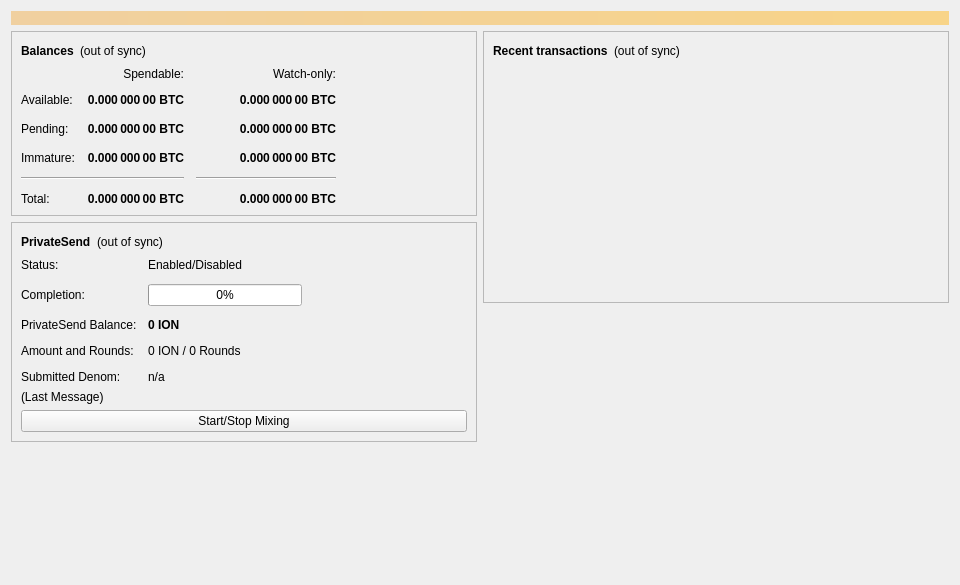
<?xml version="1.0" encoding="UTF-8"?>
<ui version="4.0">
 <class>OverviewPage</class>
 <widget class="QWidget" name="OverviewPage">
  <property name="geometry">
   <rect>
    <x>0</x>
    <y>0</y>
    <width>960</width>
    <height>585</height>
   </rect>
  </property>
  <property name="minimumSize">
   <size>
    <width>960</width>
    <height>0</height>
   </size>
  </property>
  <property name="windowTitle">
   <string>Form</string>
  </property>
  <layout class="QVBoxLayout" name="topLayout">
   <item>
    <widget class="QLabel" name="labelAlerts">
     <property name="visible">
      <bool>false</bool>
     </property>
     <property name="styleSheet">
      <string notr="true">QLabel { background-color: qlineargradient(x1: 0, y1: 0, x2: 1, y2: 0, stop:0 #F0D0A0, stop:1 #F8D488); color:#000000; }</string>
     </property>
     <property name="wordWrap">
      <bool>true</bool>
     </property>
     <property name="margin">
      <number>3</number>
     </property>
     <property name="textInteractionFlags">
      <set>Qt::TextSelectableByMouse</set>
     </property>
    </widget>
   </item>
   <item>
    <layout class="QHBoxLayout" name="horizontalLayout" stretch="1,1">
     <item>
      <layout class="QVBoxLayout" name="verticalLayout_2">
       <item>
        <widget class="QFrame" name="frame">
         <property name="frameShape">
          <enum>QFrame::StyledPanel</enum>
         </property>
         <property name="frameShadow">
          <enum>QFrame::Raised</enum>
         </property>
         <layout class="QVBoxLayout" name="verticalLayout_4">
          <item>
           <layout class="QHBoxLayout" name="horizontalLayout_4">
            <item>
             <widget class="QLabel" name="label_5">
              <property name="font">
               <font>
                <weight>75</weight>
                <bold>true</bold>
               </font>
              </property>
              <property name="text">
               <string>Balances</string>
              </property>
             </widget>
            </item>
            <item>
             <widget class="QLabel" name="labelWalletStatus">
              <property name="toolTip">
               <string>The displayed information may be out of date. Your wallet automatically synchronizes with the Ion network after a connection is established, but this process has not completed yet.</string>
              </property>
              <property name="text">
               <string notr="true">(out of sync)</string>
              </property>
              <property name="alignment">
               <set>Qt::AlignLeading|Qt::AlignLeft|Qt::AlignVCenter</set>
              </property>
             </widget>
            </item>
            <item>
             <spacer name="horizontalSpacer_3">
              <property name="orientation">
               <enum>Qt::Horizontal</enum>
              </property>
              <property name="sizeHint" stdset="0">
               <size>
                <width>40</width>
                <height>20</height>
               </size>
              </property>
             </spacer>
            </item>
           </layout>
          </item>
          <item>
           <layout class="QGridLayout" name="gridLayout">
            <property name="spacing">
             <number>12</number>
            </property>
            <item row="2" column="2">
             <widget class="QLabel" name="labelWatchPending">
              <property name="font">
               <font>
                <weight>75</weight>
                <bold>true</bold>
               </font>
              </property>
              <property name="cursor">
               <cursorShape>IBeamCursor</cursorShape>
              </property>
              <property name="toolTip">
               <string>Unconfirmed transactions to watch-only addresses</string>
              </property>
              <property name="text">
               <string notr="true">0.000 000 00 BTC</string>
              </property>
              <property name="alignment">
               <set>Qt::AlignRight|Qt::AlignTrailing|Qt::AlignVCenter</set>
              </property>
              <property name="textInteractionFlags">
               <set>Qt::LinksAccessibleByMouse|Qt::TextSelectableByKeyboard|Qt::TextSelectableByMouse</set>
              </property>
             </widget>
            </item>
            <item row="2" column="1">
             <widget class="QLabel" name="labelUnconfirmed">
              <property name="font">
               <font>
                <weight>75</weight>
                <bold>true</bold>
               </font>
              </property>
              <property name="cursor">
               <cursorShape>IBeamCursor</cursorShape>
              </property>
              <property name="toolTip">
               <string>Total of transactions that have yet to be confirmed, and do not yet count toward the spendable balance</string>
              </property>
              <property name="text">
               <string notr="true">0.000 000 00 BTC</string>
              </property>
              <property name="alignment">
               <set>Qt::AlignRight|Qt::AlignTrailing|Qt::AlignVCenter</set>
              </property>
              <property name="textInteractionFlags">
               <set>Qt::LinksAccessibleByMouse|Qt::TextSelectableByKeyboard|Qt::TextSelectableByMouse</set>
              </property>
             </widget>
            </item>
            <item row="3" column="2">
             <widget class="QLabel" name="labelWatchImmature">
              <property name="font">
               <font>
                <weight>75</weight>
                <bold>true</bold>
               </font>
              </property>
              <property name="cursor">
               <cursorShape>IBeamCursor</cursorShape>
              </property>
              <property name="toolTip">
               <string>Mined balance in watch-only addresses that has not yet matured</string>
              </property>
              <property name="text">
               <string notr="true">0.000 000 00 BTC</string>
              </property>
              <property name="alignment">
               <set>Qt::AlignRight|Qt::AlignTrailing|Qt::AlignVCenter</set>
              </property>
              <property name="textInteractionFlags">
               <set>Qt::LinksAccessibleByMouse|Qt::TextSelectableByKeyboard|Qt::TextSelectableByMouse</set>
              </property>
             </widget>
            </item>
            <item row="4" column="0" colspan="2">
             <widget class="Line" name="lineSpendableBalance">
              <property name="orientation">
               <enum>Qt::Horizontal</enum>
              </property>
             </widget>
            </item>
            <item row="4" column="2">
             <widget class="Line" name="lineWatchBalance">
              <property name="sizePolicy">
               <sizepolicy hsizetype="Preferred" vsizetype="Fixed">
                <horstretch>0</horstretch>
                <verstretch>0</verstretch>
               </sizepolicy>
              </property>
              <property name="minimumSize">
               <size>
                <width>140</width>
                <height>0</height>
               </size>
              </property>
              <property name="orientation">
               <enum>Qt::Horizontal</enum>
              </property>
             </widget>
            </item>
            <item row="5" column="0">
             <widget class="QLabel" name="labelTotalText">
              <property name="text">
               <string>Total:</string>
              </property>
             </widget>
            </item>
            <item row="3" column="1">
             <widget class="QLabel" name="labelImmature">
              <property name="font">
               <font>
                <weight>75</weight>
                <bold>true</bold>
               </font>
              </property>
              <property name="cursor">
               <cursorShape>IBeamCursor</cursorShape>
              </property>
              <property name="toolTip">
               <string>Mined balance that has not yet matured</string>
              </property>
              <property name="text">
               <string notr="true">0.000 000 00 BTC</string>
              </property>
              <property name="alignment">
               <set>Qt::AlignRight|Qt::AlignTrailing|Qt::AlignVCenter</set>
              </property>
              <property name="textInteractionFlags">
               <set>Qt::LinksAccessibleByMouse|Qt::TextSelectableByKeyboard|Qt::TextSelectableByMouse</set>
              </property>
             </widget>
            </item>
            <item row="2" column="3">
             <spacer name="horizontalSpacer_2">
              <property name="orientation">
               <enum>Qt::Horizontal</enum>
              </property>
              <property name="sizeHint" stdset="0">
               <size>
                <width>40</width>
                <height>20</height>
               </size>
              </property>
             </spacer>
            </item>
            <item row="3" column="0">
             <widget class="QLabel" name="labelImmatureText">
              <property name="text">
               <string>Immature:</string>
              </property>
             </widget>
            </item>
            <item row="5" column="1">
             <widget class="QLabel" name="labelTotal">
              <property name="font">
               <font>
                <weight>75</weight>
                <bold>true</bold>
               </font>
              </property>
              <property name="cursor">
               <cursorShape>IBeamCursor</cursorShape>
              </property>
              <property name="toolTip">
               <string>Your current total balance</string>
              </property>
              <property name="text">
               <string notr="true">0.000 000 00 BTC</string>
              </property>
              <property name="alignment">
               <set>Qt::AlignRight|Qt::AlignTrailing|Qt::AlignVCenter</set>
              </property>
              <property name="textInteractionFlags">
               <set>Qt::LinksAccessibleByMouse|Qt::TextSelectableByKeyboard|Qt::TextSelectableByMouse</set>
              </property>
             </widget>
            </item>
            <item row="5" column="2">
             <widget class="QLabel" name="labelWatchTotal">
              <property name="font">
               <font>
                <weight>75</weight>
                <bold>true</bold>
               </font>
              </property>
              <property name="cursor">
               <cursorShape>IBeamCursor</cursorShape>
              </property>
              <property name="toolTip">
               <string>Current total balance in watch-only addresses</string>
              </property>
              <property name="text">
               <string notr="true">0.000 000 00 BTC</string>
              </property>
              <property name="alignment">
               <set>Qt::AlignRight|Qt::AlignTrailing|Qt::AlignVCenter</set>
              </property>
              <property name="textInteractionFlags">
               <set>Qt::LinksAccessibleByMouse|Qt::TextSelectableByKeyboard|Qt::TextSelectableByMouse</set>
              </property>
             </widget>
            </item>
            <item row="0" column="2">
             <widget class="QLabel" name="labelWatchonly">
              <property name="text">
               <string>Watch-only:</string>
              </property>
              <property name="alignment">
               <set>Qt::AlignRight|Qt::AlignTrailing|Qt::AlignVCenter</set>
              </property>
             </widget>
            </item>
            <item row="1" column="0">
             <widget class="QLabel" name="labelBalanceText">
              <property name="text">
               <string>Available:</string>
              </property>
             </widget>
            </item>
            <item row="1" column="1">
             <widget class="QLabel" name="labelBalance">
              <property name="font">
               <font>
                <weight>75</weight>
                <bold>true</bold>
               </font>
              </property>
              <property name="cursor">
               <cursorShape>IBeamCursor</cursorShape>
              </property>
              <property name="toolTip">
               <string>Your current spendable balance</string>
              </property>
              <property name="text">
               <string notr="true">0.000 000 00 BTC</string>
              </property>
              <property name="alignment">
               <set>Qt::AlignRight|Qt::AlignTrailing|Qt::AlignVCenter</set>
              </property>
              <property name="textInteractionFlags">
               <set>Qt::LinksAccessibleByMouse|Qt::TextSelectableByKeyboard|Qt::TextSelectableByMouse</set>
              </property>
             </widget>
            </item>
            <item row="1" column="2">
             <widget class="QLabel" name="labelWatchAvailable">
              <property name="font">
               <font>
                <weight>75</weight>
                <bold>true</bold>
               </font>
              </property>
              <property name="cursor">
               <cursorShape>IBeamCursor</cursorShape>
              </property>
              <property name="toolTip">
               <string>Your current balance in watch-only addresses</string>
              </property>
              <property name="text">
               <string notr="true">0.000 000 00 BTC</string>
              </property>
              <property name="alignment">
               <set>Qt::AlignRight|Qt::AlignTrailing|Qt::AlignVCenter</set>
              </property>
              <property name="textInteractionFlags">
               <set>Qt::LinksAccessibleByMouse|Qt::TextSelectableByKeyboard|Qt::TextSelectableByMouse</set>
              </property>
             </widget>
            </item>
            <item row="2" column="0">
             <widget class="QLabel" name="labelPendingText">
              <property name="text">
               <string>Pending:</string>
              </property>
             </widget>
            </item>
            <item row="0" column="1">
             <widget class="QLabel" name="labelSpendable">
              <property name="text">
               <string>Spendable:</string>
              </property>
              <property name="alignment">
               <set>Qt::AlignRight|Qt::AlignTrailing|Qt::AlignVCenter</set>
              </property>
             </widget>
            </item>
           </layout>
          </item>
         </layout>
        </widget>
       </item>
       <item>
        <widget class="QFrame" name="framePrivateSend">
         <property name="layoutDirection">
          <enum>Qt::LeftToRight</enum>
         </property>
         <property name="frameShape">
          <enum>QFrame::StyledPanel</enum>
         </property>
         <property name="frameShadow">
          <enum>QFrame::Raised</enum>
         </property>
         <layout class="QVBoxLayout" name="VerticalLayout_PS1">
          <item>
           <layout class="QHBoxLayout" name="horizontalLayout_5">
            <item>
             <widget class="QLabel" name="labelPrivateSendHeader">
              <property name="font">
               <font>
                <weight>75</weight>
                <bold>true</bold>
               </font>
              </property>
              <property name="text">
               <string>PrivateSend</string>
              </property>
             </widget>
            </item>
            <item>
             <widget class="QLabel" name="labelPrivateSendSyncStatus">
              <property name="toolTip">
               <string>The displayed information may be out of date. Your wallet automatically synchronizes with the Ion network after a connection is established, but this process has not completed yet.</string>
              </property>
              <property name="text">
               <string notr="true">(out of sync)</string>
              </property>
              <property name="alignment">
               <set>Qt::AlignLeading|Qt::AlignLeft|Qt::AlignVCenter</set>
              </property>
             </widget>
            </item>
            <item>
             <spacer name="horizontalSpacer_4">
              <property name="orientation">
               <enum>Qt::Horizontal</enum>
              </property>
              <property name="sizeHint" stdset="0">
               <size>
                <width>40</width>
                <height>20</height>
               </size>
              </property>
             </spacer>
            </item>
           </layout>
          </item>
          <item>
           <layout class="QFormLayout" name="privateSendFormLayout">
            <property name="fieldGrowthPolicy">
             <enum>QFormLayout::AllNonFixedFieldsGrow</enum>
            </property>
            <property name="horizontalSpacing">
             <number>11</number>
            </property>
            <property name="verticalSpacing">
             <number>12</number>
            </property>
            <item row="0" column="0">
             <widget class="QLabel" name="labelPrivateSendEnabledText">
              <property name="text">
               <string>Status:</string>
              </property>
             </widget>
            </item>
            <item row="0" column="1">
             <widget class="QLabel" name="labelPrivateSendEnabled">
              <property name="text">
               <string>Enabled/Disabled</string>
              </property>
             </widget>
            </item>
            <item row="1" column="0">
             <widget class="QLabel" name="labelCompletitionText">
              <property name="text">
               <string>Completion:</string>
              </property>
             </widget>
            </item>
            <item row="1" column="1">
             <widget class="QProgressBar" name="privateSendProgress">
              <property name="maximumSize">
               <size>
                <width>154</width>
                <height>16777215</height>
               </size>
              </property>
              <property name="value">
               <number>0</number>
              </property>
             </widget>
            </item>
            <item row="2" column="0">
             <widget class="QLabel" name="labelAnonymizedText">
              <property name="text">
               <string>PrivateSend Balance:</string>
              </property>
             </widget>
            </item>
            <item row="2" column="1">
             <widget class="QLabel" name="labelAnonymized">
              <property name="font">
               <font>
                <weight>75</weight>
                <bold>true</bold>
               </font>
              </property>
              <property name="text">
               <string notr="true">0 ION</string>
              </property>
             </widget>
            </item>
            <item row="3" column="0">
             <widget class="QLabel" name="labelAmountAndRoundsText">
              <property name="text">
               <string>Amount and Rounds:</string>
              </property>
             </widget>
            </item>
            <item row="3" column="1">
             <widget class="QLabel" name="labelAmountRounds">
              <property name="text">
               <string>0 ION / 0 Rounds</string>
              </property>
             </widget>
            </item>
            <item row="4" column="0">
             <widget class="QLabel" name="labelSubmittedDenomText">
              <property name="text">
               <string>Submitted Denom:</string>
              </property>
             </widget>
            </item>
            <item row="4" column="1">
             <widget class="QLabel" name="labelSubmittedDenom">
              <property name="toolTip">
               <string>The denominations you submitted to the Masternode.&lt;br&gt;To mix, other users must submit the exact same denominations.</string>
              </property>
              <property name="text">
               <string>n/a</string>
              </property>
             </widget>
            </item>
           </layout>
          </item>
          <item>
           <layout class="QVBoxLayout" name="VerticalLayout_PS">
            <item>
             <widget class="QLabel" name="labelPrivateSendLastMessage">
              <property name="text">
               <string>(Last Message)</string>
              </property>
              <property name="alignment">
               <set>Qt::AlignLeading|Qt::AlignLeft|Qt::AlignTop</set>
              </property>
              <property name="wordWrap">
               <bool>true</bool>
              </property>
             </widget>
            </item>
            <item>
             <widget class="QPushButton" name="togglePrivateSend">
              <property name="sizePolicy">
               <sizepolicy hsizetype="MinimumExpanding" vsizetype="Fixed">
                <horstretch>0</horstretch>
                <verstretch>0</verstretch>
               </sizepolicy>
              </property>
              <property name="text">
               <string>Start/Stop Mixing</string>
              </property>
             </widget>
            </item>
           </layout>
          </item>
         </layout>
        </widget>
       </item>
       <item>
        <spacer name="verticalSpacer">
         <property name="orientation">
          <enum>Qt::Vertical</enum>
         </property>
         <property name="sizeHint" stdset="0">
          <size>
           <width>20</width>
           <height>40</height>
          </size>
         </property>
        </spacer>
       </item>
      </layout>
     </item>
     <item>
      <layout class="QVBoxLayout" name="verticalLayout_3">
       <item>
        <widget class="QFrame" name="frame_2">
         <property name="frameShape">
          <enum>QFrame::StyledPanel</enum>
         </property>
         <property name="frameShadow">
          <enum>QFrame::Raised</enum>
         </property>
         <layout class="QVBoxLayout" name="verticalLayout">
          <item>
           <layout class="QHBoxLayout" name="horizontalLayout_2">
            <item>
             <widget class="QLabel" name="label_4">
              <property name="font">
               <font>
                <weight>75</weight>
                <bold>true</bold>
               </font>
              </property>
              <property name="text">
               <string>Recent transactions</string>
              </property>
             </widget>
            </item>
            <item>
             <widget class="QLabel" name="labelTransactionsStatus">
              <property name="toolTip">
               <string>The displayed information may be out of date. Your wallet automatically synchronizes with the Ion network after a connection is established, but this process has not completed yet.</string>
              </property>
              <property name="text">
               <string notr="true">(out of sync)</string>
              </property>
              <property name="alignment">
               <set>Qt::AlignLeading|Qt::AlignLeft|Qt::AlignVCenter</set>
              </property>
             </widget>
            </item>
            <item>
             <spacer name="horizontalSpacer">
              <property name="orientation">
               <enum>Qt::Horizontal</enum>
              </property>
              <property name="sizeHint" stdset="0">
               <size>
                <width>40</width>
                <height>20</height>
               </size>
              </property>
             </spacer>
            </item>
           </layout>
          </item>
          <item>
           <widget class="QListView" name="listTransactions">
            <property name="styleSheet">
             <string notr="true">QListView { background: transparent; }</string>
            </property>
            <property name="frameShape">
             <enum>QFrame::NoFrame</enum>
            </property>
            <property name="verticalScrollBarPolicy">
             <enum>Qt::ScrollBarAlwaysOff</enum>
            </property>
            <property name="horizontalScrollBarPolicy">
             <enum>Qt::ScrollBarAlwaysOff</enum>
            </property>
            <property name="selectionMode">
             <enum>QAbstractItemView::NoSelection</enum>
            </property>
           </widget>
          </item>
         </layout>
        </widget>
       </item>
       <item>
        <spacer name="verticalSpacer_2">
         <property name="orientation">
          <enum>Qt::Vertical</enum>
         </property>
         <property name="sizeHint" stdset="0">
          <size>
           <width>20</width>
           <height>40</height>
          </size>
         </property>
        </spacer>
       </item>
      </layout>
     </item>
    </layout>
   </item>
  </layout>
 </widget>
 <resources/>
 <connections/>
</ui>
